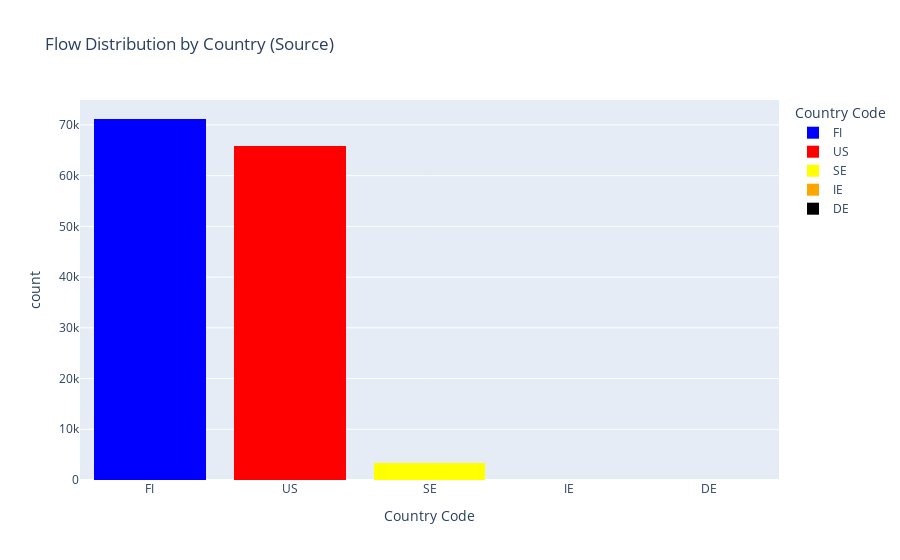

Notebook cell for this chart:
### Code cell
#1.6
import pandas as pd
import maxminddb
import plotly.express as px 

geoip_database_path = '/Users/mac/Documents/Msc/Aalto/Internet Traffic /Final_assignmet/GeoLite2-Country.mmdb'  # Replace with the actual path to your GeoIP database file

flow_data = pd.read_csv('/Users/mac/Documents/Msc/Aalto/Internet Traffic /Final_assignmet/PS2.csv')  # Replace with the actual path to your flow data CSV file

reader = maxminddb.open_database(geoip_database_path)

def get_country_info(ip):
    try:
        response = reader.get(ip)
        return response['country']['iso_code']
    except (KeyError, TypeError):
        return None

flow_data['Source Country'] = flow_data['Source IP'].apply(get_country_info)
flow_data['Destination Country'] = flow_data['Destination IP'].apply(get_country_info)

# Define color mapping for specific countries
country_colors = {
    'FI': 'blue',
    'SE': 'yellow',
    'US': 'red',
    'IE': 'orange',
    'DE': 'black'
}

# Create a bar chart using plotly express
fig = px.histogram(flow_data, x='Source Country', color='Source Country', color_discrete_map=country_colors,
                   title='Flow Distribution by Country (Source)',
                   labels={'Source Country': 'Country Code', 'count': 'Flow Count'},
                   category_orders={'Source Country': flow_data['Source Country'].value_counts().index})
fig.update_layout(barmode='stack', xaxis={'categoryorder': 'total descending'})

# Show the plot
fig.show()

### Figure 1 — Plotly figure (JSON) as saved in the notebook; plotly's stock layout.template omitted (floating-point values rounded to 4 significant figures; data arrays with more than 128 entries replaced by an {"elided": "..."} marker saying what was removed)
{"data": [{"alignmentgroup": "True", "bingroup": "x", "hovertemplate": "Country Code=%{x}<br>count=%{y}<extra></extra>", "legendgroup": "FI", "marker": {"color": "blue", "pattern": {"shape": ""}}, "name": "FI", "offsetgroup": "FI", "orientation": "v", "showlegend": true, "type": "histogram", "x": {"elided": "71167 str values"}, "xaxis": "x", "yaxis": "y"}, {"alignmentgroup": "True", "bingroup": "x", "hovertemplate": "Country Code=%{x}<br>count=%{y}<extra></extra>", "legendgroup": "US", "marker": {"color": "red", "pattern": {"shape": ""}}, "name": "US", "offsetgroup": "US", "orientation": "v", "showlegend": true, "type": "histogram", "x": {"elided": "65818 str values"}, "xaxis": "x", "yaxis": "y"}, {"alignmentgroup": "True", "bingroup": "x", "hovertemplate": "Country Code=%{x}<br>count=%{y}<extra></extra>", "legendgroup": "SE", "marker": {"color": "yellow", "pattern": {"shape": ""}}, "name": "SE", "offsetgroup": "SE", "orientation": "v", "showlegend": true, "type": "histogram", "x": {"elided": "3441 str values"}, "xaxis": "x", "yaxis": "y"}, {"alignmentgroup": "True", "bingroup": "x", "hovertemplate": "Country Code=%{x}<br>count=%{y}<extra></extra>", "legendgroup": "IE", "marker": {"color": "orange", "pattern": {"shape": ""}}, "name": "IE", "offsetgroup": "IE", "orientation": "v", "showlegend": true, "type": "histogram", "x": ["IE", "IE", "IE", "IE", "IE", "IE", "IE", "IE", "IE", "IE", "IE", "IE", "IE", "IE", "IE", "IE", "IE", "IE", "IE", "IE", "IE", "IE", "IE", "IE", "IE", "IE", "IE", "IE", "IE", "IE", "IE", "IE", "IE", "IE", "IE", "IE", "IE", "IE", "IE", "IE", "IE", "IE"], "xaxis": "x", "yaxis": "y"}, {"alignmentgroup": "True", "bingroup": "x", "hovertemplate": "Country Code=%{x}<br>count=%{y}<extra></extra>", "legendgroup": "DE", "marker": {"color": "black", "pattern": {"shape": ""}}, "name": "DE", "offsetgroup": "DE", "orientation": "v", "showlegend": true, "type": "histogram", "x": ["DE", "DE", "DE", "DE", "DE", "DE", "DE", "DE", "DE", "DE", "DE", "DE", "DE", "DE", "DE", "DE", "DE", "DE", "DE", "DE", "DE"], "xaxis": "x", "yaxis": "y"}], "layout": {"barmode": "stack", "legend": {"title": {"text": "Country Code"}, "tracegroupgap": 0}, "title": {"text": "Flow Distribution by Country (Source)"}, "xaxis": {"anchor": "y", "categoryarray": ["FI", "US", "SE", "IE", "DE", null], "categoryorder": "total descending", "domain": [0, 1], "title": {"text": "Country Code"}}, "yaxis": {"anchor": "x", "domain": [0, 1], "title": {"text": "count"}}}}
